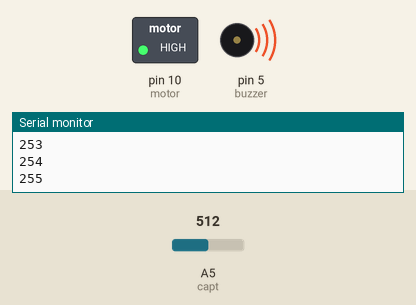
Simulated run of this sketch. Board: Arduino Uno, built with avr-gcc and run on an emulated ATmega328P. Parts: switched loads named in the sketch (green lamp = pin HIGH), buzzer (waves = sounding, pin HIGH), the last lines printed to the serial monitor. Inputs (shaded band) come from the test bench; at power-on: A5 (capt) = 512.

Above: at 12.8 s.
At 26.2 s:
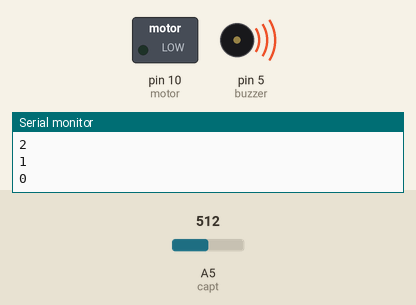
Timing chart, 0 to 40.0 s (numbered marks = the images above):
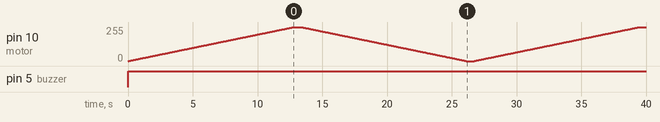

Measured:
- by itself, pin 5 (buzzer): LOW → HIGH at 0.00 s

The sketch:

detecteur_de_gaz_aeration__buzzer.ino
```cpp
int motor=10;
int buzzer=5;
int capt=A5;
void setup()
{
  pinMode(motor, OUTPUT);
  pinMode(buzzer, OUTPUT);
  pinMode(capt, INPUT);
  Serial.begin(9600);
}

void loop()
{int valeur =analogRead(capt);
 if (valeur>300){

   digitalWrite(buzzer,HIGH);
    for (int i=0;i<=255;i++){

  analogWrite(motor,i);
  Serial.println(i);
  delay(50);
  };
  delay(500);

  for (int i=255;i>=0;i--){
  analogWrite(motor,i);
    Serial.println(i);
    delay(50);
  };
   delay(500);}
 else{ digitalWrite(buzzer,LOW);}
}
```
